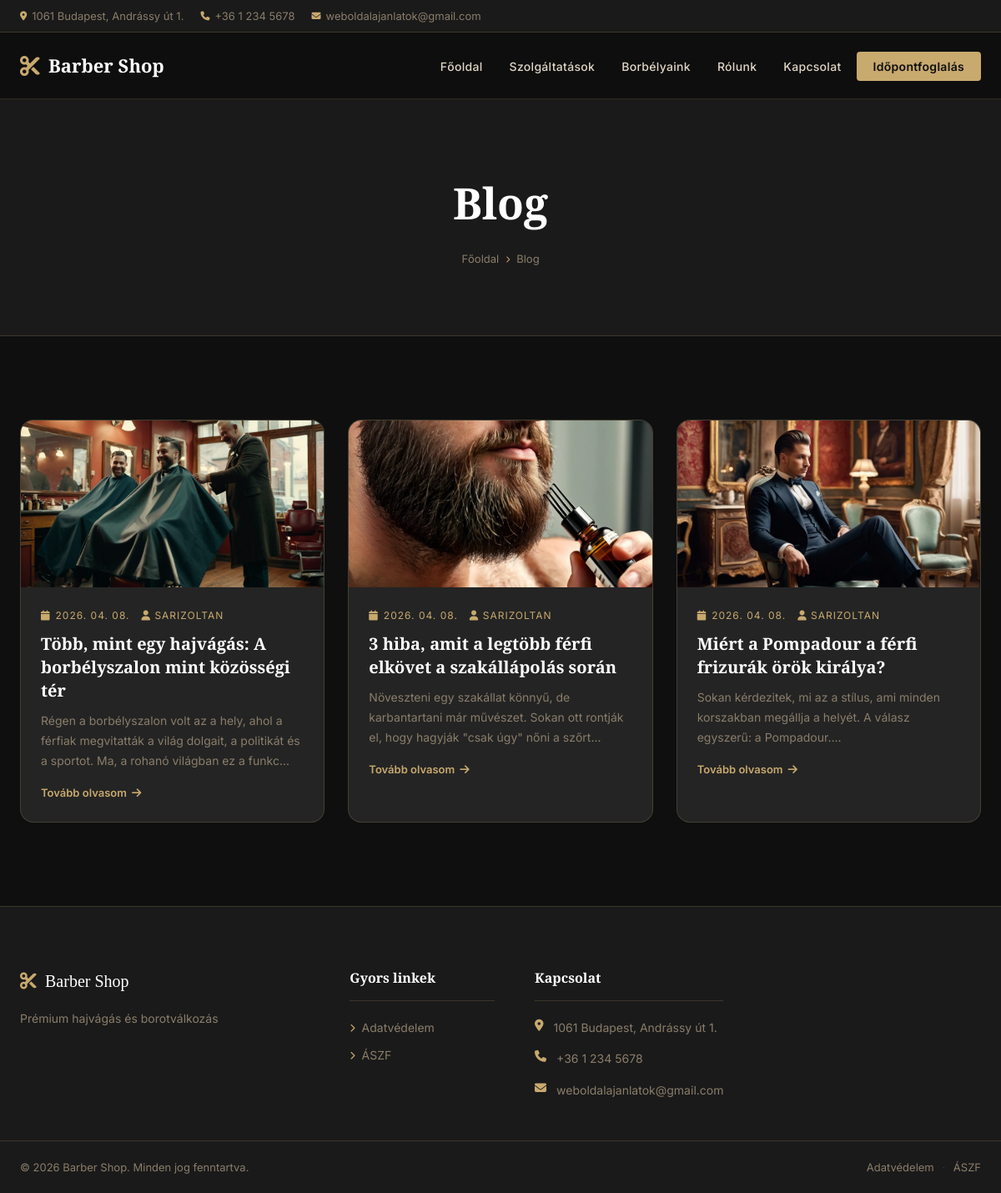
Screenshot of /blog.php with the database file from the repository.
### tables this page shows
CREATE TABLE `menu_items` (
  `id` int(11) NOT NULL,
  `menu_id` int(11) NOT NULL,
  `parent_id` int(11) DEFAULT 0,
  `label` varchar(100) NOT NULL,
  `url` varchar(255) DEFAULT NULL,
  `page_id` int(11) DEFAULT NULL,
  `sort_order` int(11) DEFAULT 0,
  `target` varchar(20) DEFAULT '_self'
);

CREATE TABLE `posts` (
  `id` int(11) NOT NULL,
  `title` varchar(255) NOT NULL,
  `slug` varchar(255) NOT NULL,
  `excerpt` text DEFAULT NULL,
  `content` longtext DEFAULT NULL,
  `featured_image` varchar(255) DEFAULT NULL,
  `author_id` int(11) DEFAULT NULL,
  `meta_title` varchar(255) DEFAULT NULL,
  `meta_description` text DEFAULT NULL,
  `status` enum('published','draft') DEFAULT 'draft',
  `published_at` timestamp NULL DEFAULT NULL,
  `created_at` timestamp NOT NULL DEFAULT current_timestamp()
);

CREATE TABLE `users` (
  `id` int(11) NOT NULL,
  `username` varchar(50) NOT NULL,
  `password_hash` varchar(255) NOT NULL,
  `email` varchar(100) DEFAULT NULL,
  `role` enum('superadmin','admin','editor') DEFAULT 'admin',
  `active` tinyint(1) NOT NULL DEFAULT 1,
  `created_at` timestamp NOT NULL DEFAULT current_timestamp()
);

CREATE TABLE `settings` (
  `setting_key` varchar(100) NOT NULL,
  `setting_value` text DEFAULT NULL
);

### includes/functions.php (called while the page is built, shortened)
<?php
function get_setting(string $key, string $default = ''): string {
    global $pdo;
    static $cache = [];
    if (array_key_exists($key, $cache)) return $cache[$key];
    $stmt = $pdo->prepare("SELECT setting_value FROM settings WHERE setting_key = ? LIMIT 1");
    $stmt->execute([$key]);
    $val = $stmt->fetchColumn();
    $cache[$key] = ($val !== false) ? $val : $default;
    return $cache[$key];
}
function e(?string $str): string {
    return htmlspecialchars((string)($str ?? ''), ENT_QUOTES, 'UTF-8');
}

### blog.php (the view, shortened to what this page needs)
<?php
require_once 'includes/db.php';
require_once 'includes/functions.php';
$page_meta_title = 'Blog – ' . get_setting('site_name');
$per_page    = 9;
$current_page = max(1, (int)($_GET['page'] ?? 1));
$offset      = ($current_page - 1) * $per_page;
$stmt = $pdo->prepare("SELECT p.*, u.username as author_name
    FROM posts p
    LEFT JOIN users u ON p.author_id = u.id
    WHERE p.status='published'
    ORDER BY p.published_at DESC
    LIMIT ? OFFSET ?");
$stmt->execute([$per_page, $offset]);
$posts = $stmt->fetchAll();
require_once 'templates/header.php';
?>
<div class="page-hero">
    <div class="container">
        <h1>Blog</h1>
        <div class="page-breadcrumb">
            <a href="<?= BASE_URL ?>/">Főoldal</a>
            <i class="fas fa-chevron-right"></i>
            <span>Blog</span>
        </div>
    </div>
</div>
<section class="section section-dark">
    <div class="container">
        <?php if ($posts): ?>
        <div class="blog-grid">
            <?php foreach ($posts as $post): ?>
            <article class="blog-card reveal">
                <div class="blog-thumb">
                    <?php if ($post['featured_image']): ?>
                        <img src="<?= UPLOAD_URL . e($post['featured_image']) ?>"
                             alt="<?= e($post['title']) ?>" loading="lazy">
                    <?php else: ?>
                        <div class="blog-thumb-placeholder">
                            <i class="fas fa-blog"></i>
                        </div>
                    <?php endif; ?>
                </div>
                <div class="blog-body">
                    <div class="blog-date">
                        <i class="fas fa-calendar"></i>
                        <?= $post['published_at'] ? date('Y. m. d.', strtotime($post['published_at'])) : '' ?>
                        <?php if ($post['author_name']): ?>
                            <span style="margin-left:8px;"><i class="fas fa-user"></i> <?= e($post['author_name']) ?></span>
                        <?php endif; ?>
                    </div>
                    <h3>
                        <a href="<?= BASE_URL ?>/blog/<?= e($post['slug']) ?>">
                            <?= e($post['title']) ?>
                        </a>
                    </h3>
                    <?php if ($post['excerpt']): ?>
                        <p class="blog-excerpt"><?= e(mb_substr($post['excerpt'], 0, 140)) ?>...</p>
                    <?php endif; ?>
                    <a href="<?= BASE_URL ?>/blog/<?= e($post['slug']) ?>" class="blog-read-more">
                        Tovább olvasom <i class="fas fa-arrow-right"></i>
                    </a>
                </div>
            </article>
            <?php endforeach; ?>
        </div>
        <?php endif; ?>
    </div>
</section>
<?php require_once 'templates/footer.php'; ?>

### templates/header.php (shortened to what this page needs)
<?php
require_once __DIR__ . '/../includes/db.php';
$site_name    = get_setting('site_name', 'Barber Shop');
$site_phone   = get_setting('site_phone', '');
$site_email   = get_setting('site_email', '');
$site_address = get_setting('site_address', '');
$site_logo    = get_setting('site_logo', '');
$facebook_url = get_setting('facebook_url', '');
$instagram_url= get_setting('instagram_url', '');
$meta_desc    = get_setting('meta_description', '');
$favicon      = get_setting('site_favicon', '');
$header_menu = [];
$menu_row = $pdo->query("SELECT id FROM menus WHERE location='header' LIMIT 1")->fetch();
if ($menu_row) {
    $stmt = $pdo->prepare("SELECT * FROM menu_items WHERE menu_id=? AND parent_id=0 ORDER BY sort_order ASC");
    $stmt->execute([$menu_row['id']]);
    $header_menu = $stmt->fetchAll();
}
$current_path = trim(parse_url($_SERVER['REQUEST_URI'], PHP_URL_PATH), '/');
$current_path = preg_replace('#^barber/?#', '', $current_path);
?>
<!DOCTYPE html>
<html lang="hu">
<head>
    <link rel="stylesheet" href="<?= BASE_URL ?>/assets/css/style.css">
    <link rel="stylesheet" href="https://cdnjs.cloudflare.com/ajax/libs/font-awesome/6.5.0/css/all.min.css">
</head>
<body>
<div class="topbar">
    <div class="container">
        <div class="topbar-left">
            <?php if ($site_address): ?>
            <span><i class="fas fa-map-marker-alt"></i> <?= e($site_address) ?></span>
            <?php endif; ?>
            <?php if ($site_phone): ?>
            <a href="tel:<?= e($site_phone) ?>"><i class="fas fa-phone"></i> <?= e($site_phone) ?></a>
            <?php endif; ?>
            <?php if ($site_email): ?>
            <a href="mailto:<?= e($site_email) ?>"><i class="fas fa-envelope"></i> <?= e($site_email) ?></a>
            <?php endif; ?>
        </div>
    </div>
</div>
<header class="site-header" id="siteHeader">
    <div class="container">
        <div class="header-inner">
            <a href="<?= BASE_URL ?>/" class="site-logo">
                <?php if ($site_logo): ?>
                    <img src="<?= UPLOAD_URL . e($site_logo) ?>" alt="<?= e($site_name) ?>">
                <?php else: ?>
                    <span class="logo-icon"><i class="fas fa-cut"></i></span>
                    <span class="logo-text"><?= e($site_name) ?></span>
                <?php endif; ?>
            </a>
            <nav class="main-nav" id="mainNav">
                <ul>
                    <?php foreach ($header_menu as $item): ?>
                    <?php
                    $item_path = trim(parse_url($item['url'], PHP_URL_PATH), '/');
                    $item_path = preg_replace('#^barber/?#', '', $item_path);
                    $is_active = ($current_path === $item_path) ||
                                 ($item_path === '' && $current_path === '');
                    $is_booking = str_contains($item['url'], 'foglalas');
                    ?>
                    <li>
                        <a href="<?= e($item['url']) ?>"
                           class="<?= $is_active ? 'active' : '' ?> <?= $is_booking ? 'nav-booking-btn' : '' ?>"
                           <?= $item['target'] === '_blank' ? 'target="_blank" rel="noopener"' : '' ?>>
                            <?= e($item['label']) ?>
                        </a>
                    </li>
                    <?php endforeach; ?>
                </ul>
            </nav>
        </div>
    </div>
</header>

### templates/footer.php (shortened to what this page needs)
<?php
$footer_menu = [];
$fmenu_row = $pdo->query("SELECT id FROM menus WHERE location='footer' LIMIT 1")->fetch();
if ($fmenu_row) {
    $stmt = $pdo->prepare("SELECT * FROM menu_items WHERE menu_id=? ORDER BY sort_order ASC");
    $stmt->execute([$fmenu_row['id']]);
    $footer_menu = $stmt->fetchAll();
}
$footer_text  = get_setting('footer_text', '© ' . date('Y') . ' ' . $site_name);
$maps_embed   = get_setting('google_maps_embed', '');
?>
<footer class="site-footer">
    <div class="footer-top">
        <div class="container">
            <div class="footer-grid">
                <div class="footer-col footer-about">
                    <a href="<?= BASE_URL ?>/" class="footer-logo">
                        <?php if ($site_logo): ?>
                            <img src="<?= UPLOAD_URL . e($site_logo) ?>" alt="<?= e($site_name) ?>">
                        <?php else: ?>
                            <i class="fas fa-cut"></i> <?= e($site_name) ?>
                        <?php endif; ?>
                    </a>
                    <p><?= e(get_setting('site_tagline', '')) ?></p>
                </div>
                <div class="footer-col">
                    <h4>Gyors linkek</h4>
                    <ul class="footer-links">
                        <?php foreach ($footer_menu as $item): ?>
                        <li>
                            <a href="<?= e($item['url']) ?>">
                                <i class="fas fa-chevron-right"></i> <?= e($item['label']) ?>
                            </a>
                        </li>
                        <?php endforeach; ?>
                    </ul>
                </div>
                <div class="footer-col">
                    <h4>Kapcsolat</h4>
                    <ul class="footer-contact">
                        <?php if ($site_address): ?>
                        <li>
                            <i class="fas fa-map-marker-alt"></i>
                            <span><?= e($site_address) ?></span>
                        </li>
                        <?php endif; ?>
                        <?php if ($site_phone): ?>
                        <li>
                            <i class="fas fa-phone"></i>
                            <a href="tel:<?= e($site_phone) ?>"><?= e($site_phone) ?></a>
                        </li>
                        <?php endif; ?>
                        <?php if ($site_email): ?>
                        <li>
                            <i class="fas fa-envelope"></i>
                            <a href="mailto:<?= e($site_email) ?>"><?= e($site_email) ?></a>
                        </li>
                        <?php endif; ?>
                    </ul>
                </div>
            </div>
        </div>
    </div>
    <div class="footer-bottom">
        <div class="container">
            <p><?= e($footer_text) ?></p>
            <p>
                <a href="<?= BASE_URL ?>/adatvedelem">Adatvédelem</a>
                <span>·</span>
                <a href="<?= BASE_URL ?>/aszf">ÁSZF</a>
            </p>
        </div>
    </div>
</footer>
</body>
</html>

### rows the page displays
menu_items: label "Főoldal"
menu_items: label "Szolgáltatások"
menu_items: label "Borbélyaink"
menu_items: label "Rólunk"
menu_items: label "Kapcsolat"
menu_items: label "Időpontfoglalás"
posts: featured_image (picture), published_at "2026. 04. 08.", author.username "SARIZOLTAN", title "Több, mint egy hajvágás: A borbélyszalon mint közösségi tér", excerpt "Régen a borbélyszalon volt az a hely, ahol a férfiak megvitatták a világ dolgait, a politikát és a sportot. Ma, a rohanó világban ez a funkc"
posts: featured_image (picture), published_at "2026. 04. 08.", author.username "SARIZOLTAN", title "3 hiba, amit a legtöbb férfi elkövet a szakállápolás során", excerpt "Növeszteni egy szakállat könnyű, de karbantartani már művészet. Sokan ott rontják el, hogy hagyják \"csak úgy\" nőni a szőrt"
posts: featured_image (picture), published_at "2026. 04. 08.", author.username "SARIZOLTAN", title "Miért a Pompadour a férfi frizurák örök királya?", excerpt "Sokan kérdezitek, mi az a stílus, ami minden korszakban megállja a helyét. A válasz egyszerű: a Pompadour."
settings: setting_value "Prémium hajvágás és borotválkozás"
menu_items: label "Adatvédelem"
menu_items: label "ÁSZF"

### other values shown
$site_address "1061 Budapest, Andrássy út 1."
$site_phone "+36 1 234 5678"
$site_email "weboldalajanlatok@gmail.com"
$site_name "Barber Shop"
$footer_text "© 2026 Barber Shop. Minden jog fenntartva."
